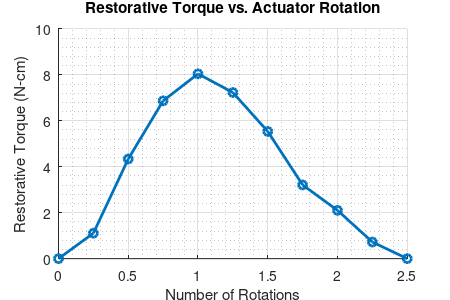
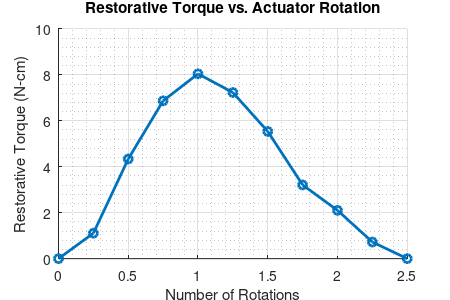
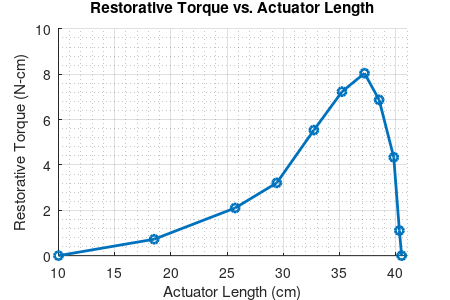
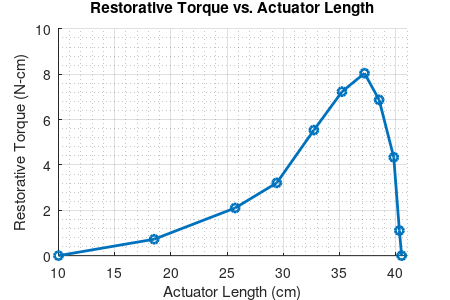

Write the MATLAB code that produced these figures, in order.
% restorative_torque_experiment.m
% Restorative Torque Testing Experiment
% Copyright 2015 Andrew P. Sabelhaus, Kyle Zampaglione
% This file contains the data from the restorative torque tests,
% and plots that data.

clear all; close all; clc;

% Number of rotations for the actuator as turned by hand:
experimental_rotations = [0; 0.25; 0.5; 0.75; 1; 1.25; 1.5; 1.75; ...
                            2; 2.25; 2.5];
                        
% Pick out the number of datapoints we have, to make this script cleaner:
num_datapoints = size(experimental_rotations, 1);

% The test was performed five times.
% Here, each row is one test, and each column is angle of rotation.
experimental_torques = [
    0, 0.12, 0.43, 0.63, 0.71, 0.62, 0.47, 0.25, 0.21, 0.05, 0;
    0, 0.12, 0.37, 0.57, 0.70, 0.64, 0.49, 0.29, 0.17, 0.07, 0;
    0, 0.12, 0.37, 0.58, 0.72, 0.61, 0.50, 0.26, 0.18, 0.04, 0;
    0, 0.06, 0.37, 0.60, 0.70, 0.67, 0.48, 0.30, 0.17, 0.08, 0;
    0, 0.07, 0.38, 0.66, 0.73, 0.66, 0.51, 0.32, 0.20, 0.08, 0];

% Convert all these torques from inch-pounds to newton-centimeters:
lb_to_N = 4.44822;
lbf_in_to_N_cm = lb_to_N * 2.54;
experimental_torques_si = experimental_torques .* lbf_in_to_N_cm;

% Pick out the number of tests we did for ease later:
num_tests = size(experimental_torques_si, 1);

% Calculate the averages for each angle of rotation:
avg_torques = sum(experimental_torques_si) ./ num_tests;

% Length data were re-used from the displacement experiment:
experimental_lengths = [40.5; 40.3; 39.8; 38.5; 37.2; 35.2; 32.7; ...
                        29.4; 25.7; 18.5; 10];
                    
%% Create two plots: torque vs. rotations, torque vs. lengths.

% First, rotations.
RotationsFigureHandle = figure;
hold on
%set(gca,'FontSize',11);
set(RotationsFigureHandle,'Position',[100,100,450,300]);
set(RotationsFigureHandle,'PaperPosition',[1,1,4.5,3]);

title('Restorative Torque vs. Actuator Rotation')
xlabel('Number of Rotations')
ylabel('Restorative Torque (N-cm)')
plot(experimental_rotations,avg_torques,'o-','LineWidth',2);
grid on;
grid minor;

% Save images
% Create the filenames for both images
save_path_base = 'img/restorative_torque_experiment_rotations';
save_fullpath_fig = strcat(save_path_base, '.fig');
save_fullpath_eps = strcat(save_path_base, '.eps');

% Uncomment the lines below to save.
savefig(save_fullpath_fig);
print(save_fullpath_eps,'-depsc')

hold off;

% Then, plot torque vs. lengths.
LengthsFigureHandle = figure;
hold on
%set(gca,'FontSize',11);
set(LengthsFigureHandle,'Position',[100,100,450,300]);
set(LengthsFigureHandle,'PaperPosition',[1,1,4.5,3]);

title('Restorative Torque vs. Actuator Length')
xlabel('Actuator Length (cm)')
ylabel('Restorative Torque (N-cm)')
plot(experimental_lengths,avg_torques,'o-','LineWidth',2);
grid on;
grid minor;
xlim([10,41]);

% Save images
% Create the filenames for both images
save_path_base = 'img/restorative_torque_experiment_lengths';
save_fullpath_fig = strcat(save_path_base, '.fig');
save_fullpath_eps = strcat(save_path_base, '.eps');

% Uncomment the lines below to save.
savefig(save_fullpath_fig);
print(save_fullpath_eps,'-depsc')
